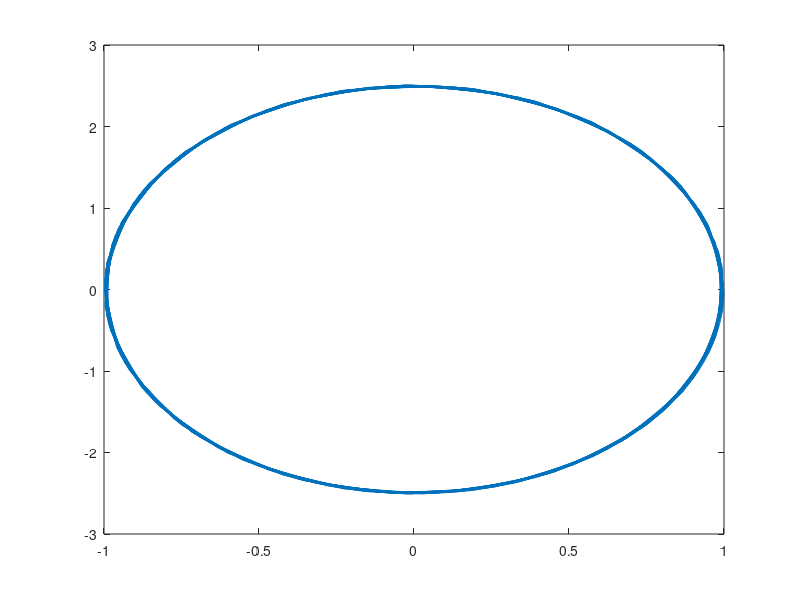

MATLAB code for this plot:
clc
%  
clf
clearvars
% qddot + a(1)*qdot + a(2)*q + a(3)*q^2+ a(4)*q^3 + a(5)*qdot*q + a(6)*qdot*q^2 + a(7)  = 0
qmax=1;
a1=0;
a2=6.3;
a3=-0.00072;
a4=0;
a5=0;
a6=0;
a7=0;
tmax=100;
time=0:0.01:tmax;
figure(1)
%  qddot = -a(1)*qdot - a(2)*q^2 - a(3)*q^3   
%  x1=q   
%  x2=qdot
cf = -[a1 a2 a3 a4 a5 a6];
ode=@(t,w_h)[w_h(2);cf(1)*w_h(2)+cf(2)*w_h(1)+cf(3)*w_h(1)^2+cf(4)*w_h(1)^3+cf(5)*w_h(2)*w_h(1)+cf(6)*w_h(2)*w_h(1)^2];
[t,w_h]=ode45(ode, [0 tmax],[qmax 0]);
%plot(t,w_h(:,1));
%ylim([-2 2])
plot(w_h(:,1),w_h(:,2));

 
% func = @(x) x^3-3.047619048*x^2-2.742857144*10^5*x+1.645714286*10^5;
% x0 = 0; % starting point
% roots = fzero(func,x0)